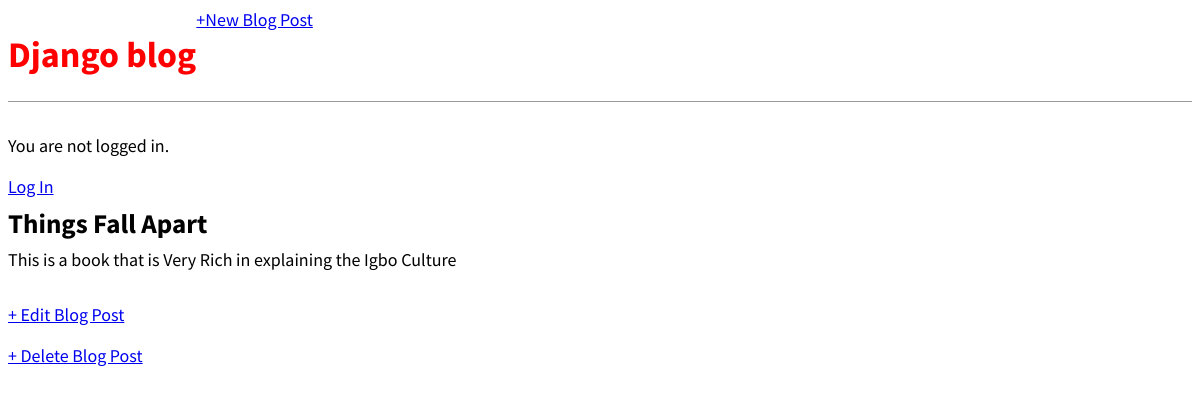
The app's page /post/1/ with its own data.
### blog/models.py (models this page shows, shortened)
class Post(models.Model):
    title = models.CharField(max_length=200)
    author = models.ForeignKey(
        'auth.user',
        on_delete=models.CASCADE,
    )
    body = models.TextField()

### blog/views.py (the view)
# urls.py: path('post/<int:pk>/', BlogDetailView.as_view(), name ='post_detail'),
class BlogDetailView(DetailView):
    model = Post
    template_name = 'post_detail.html'

### templates/post_detail.html
{% extends 'base.html' %}
{% block content %}
    <div class="post-entry">
        <h2>{{ post.title }}</h2>
        <p>{{ post.body }}</p>
    </div>
    <p><a href="{% url 'post_edit' post.pk %}">+ Edit Blog Post</a></p>
    <p><a href="{% url 'post_delete' post.pk %}">+ Delete Blog Post</a></p>
{% endblock content %}

### static/css/base.css (style rules this page uses)
body { font-family: 'Source Sans Pro', sans-serif; font-size: 18px; }
.post-entry { margin-bottom: 2rem; }
.post-entry h2 { margin: 0.5rem 0; }
.post-entry p { margin: 0; font-weight: 400; }

### records on screen
Post: title "Things Fall Apart", body "This is a book that is Very Rich in explaining the Igbo Culture"
